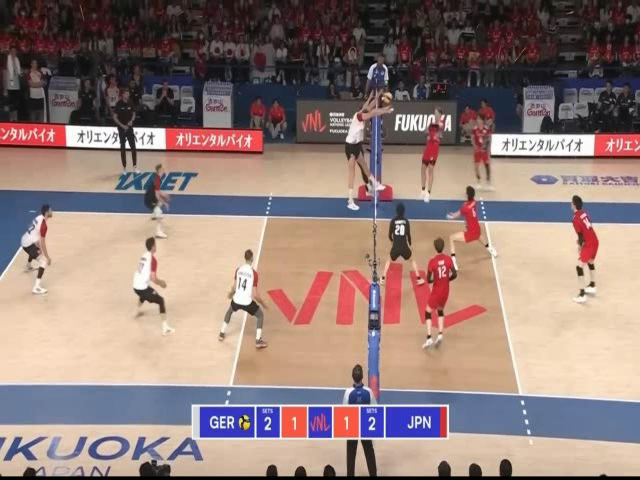
#> input picture frame 13 of output/low_res_video/low_res_clip.mp4, 640 x 480 px
$ jupyter execute low_res_contour.ipynb
#> lines starting #> are read from the running program, lines starting #| are printed output that depends on the picture; after the words box and inside, x2 and y2 are one past the last pixel; in counts of white or black regions, pixels touching at a corner belong together
[cell 1]
import cv2
import numpy as np

video_path = "low_res_clip.mp4"
cap = cv2.VideoCapture(video_path)

if not cap.isOpened():
    raise ValueError("Error opening video file.")

ball_radius_range = (3, 7)
bg_subtractor = cv2.createBackgroundSubtractorMOG2(history=500, varThreshold=30, detectShadows=True)

kalman = cv2.KalmanFilter(4, 2)
kalman.transitionMatrix = np.array([[1, 0, 1, 0],
                                    [0, 1, 0, 1],
                                    [0, 0, 1, 0],
                                    [0, 0, 0, 1]], np.float32)
kalman.measurementMatrix = np.array([[1, 0, 0, 0],
                                     [0, 1, 0, 0]], np.float32)
kalman.processNoiseCov = np.eye(4, dtype=np.float32) * 0.03
kalman.measurementNoiseCov = np.eye(2, dtype=np.float32) * 0.1

lk_params = dict(winSize=(15, 15), maxLevel=2,
                 criteria=(cv2.TERM_CRITERIA_EPS | cv2.TERM_CRITERIA_COUNT, 10, 0.03))

prev_gray = None
prev_points = None

fourcc = cv2.VideoWriter_fourcc(*'XVID')
out = cv2.VideoWriter('volleyball_tracking.avi', fourcc, 30.0,
                      (int(cap.get(3)), int(cap.get(4))))

while cap.isOpened():
    ret, frame = cap.read()
#> frame is the input picture: shape (480, 640, 3); mean B, G, R 122, 127.3, 148.2
    if not ret:
        break

    gray = cv2.cvtColor(frame, cv2.COLOR_BGR2GRAY)
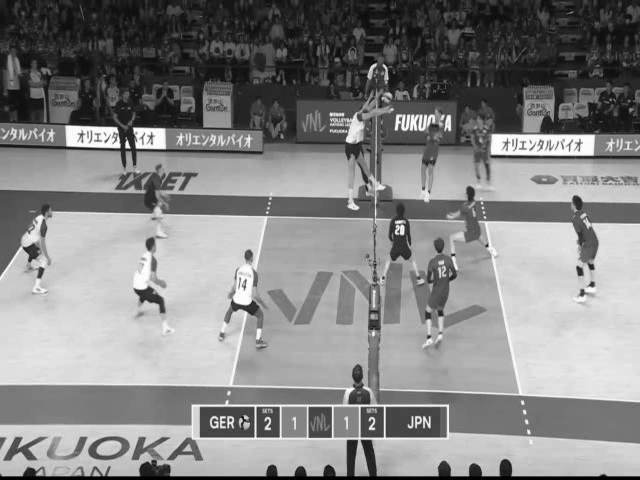
#> gray: shape (480, 640); min 0, max 255, mean 132.9
    gray = cv2.normalize(gray, None, 0, 255, cv2.NORM_MINMAX)
    fg_mask = bg_subtractor.apply(gray)
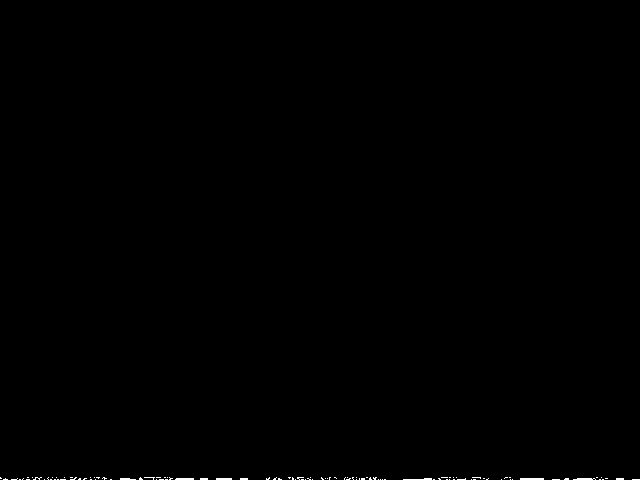
#> fg_mask: shape (480, 640); values 127 (black) and 255 (white), 0.2% white; 107 white regions (101 under 20 px), largest, box (x1, y1, x2, y2) and area: (520, 478, 544, 480) 48, (573, 478, 596, 480) 38, (175, 478, 194, 480) 37, (403, 478, 432, 480) 37, (216, 478, 232, 480) 32, (120, 478, 136, 480) 26
    cv2.imshow("bg_subtractor", fg_mask)
    fg_mask = cv2.medianBlur(fg_mask, 5)
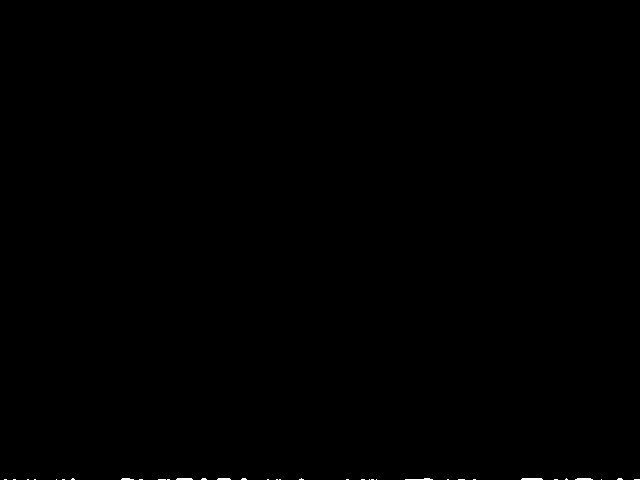
#> fg_mask: shape (480, 640); values 127 (black) and 255 (white), 0.1% white; 35 white regions (29 under 20 px), largest, box (x1, y1, x2, y2) and area: (521, 478, 543, 480) 42, (405, 478, 433, 480) 34, (176, 478, 193, 480) 32, (575, 478, 593, 480) 32, (217, 478, 231, 480) 26, (121, 478, 134, 480) 21
    cv2.imshow("median_blur", fg_mask)
    kernel = cv2.getStructuringElement(cv2.MORPH_ELLIPSE, (10, 10))
    fg_mask = cv2.morphologyEx(fg_mask, cv2.MORPH_CLOSE, kernel)
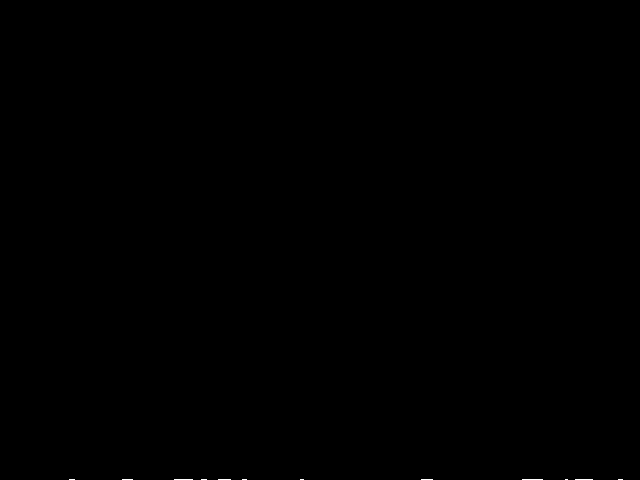
#> fg_mask: shape (480, 640); values 127 (black) and 255 (white), 0.04% white in thin lines or dots, all inside (x1, y1, x2, y2) = (69, 479, 623, 480)
    cv2.imshow("fg_mask_closed", fg_mask)
    cv2.imshow("fg_mask_threshold", fg_mask)

    contours, _ = cv2.findContours(fg_mask, cv2.RETR_EXTERNAL, cv2.CHAIN_APPROX_SIMPLE)
#> contours = [[[0, 0], [0, 479], [639, 479], [639, 0]]]

    for contour in contours:
        area = cv2.contourArea(contour)
        if area > 50:
            cv2.drawContours(frame, [contour], -1, (255, 0, 0), 2)
#> this loop made 1 pass
#> (contour, area) on pass 1: ([[0, 0], [0, 479], [639, 479], [639, 0]], 306081)
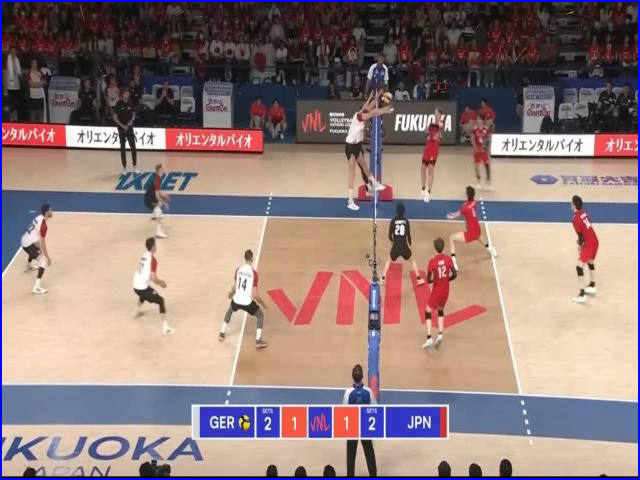
#> frame: shape (480, 640, 3); 1.45% of pixels changed, all inside (x1, y1, x2, y2) = (0, 0, 640, 480)

    detected_ball = None
    for contour in contours:
        area = cv2.contourArea(contour)

        if 50 < area < 500:
            (x, y), radius = cv2.minEnclosingCircle(contour)
            if ball_radius_range[0] < radius < ball_radius_range[1]:
                detected_ball = (int(x), int(y))
                break

    if detected_ball:
        x, y = detected_ball
        measurement = np.array([[np.float32(x)], [np.float32(y)]])
        kalman.correct(measurement)
        prediction = kalman.predict()
        predicted_pos = (int(prediction[0]), int(prediction[1]))

        cv2.circle(frame, (x, y), ball_radius_range[1], (0, 255, 0), 2)
        cv2.circle(frame, predicted_pos, ball_radius_range[1], (0, 0, 255), 2)

    circles = cv2.HoughCircles(fg_mask, cv2.HOUGH_GRADIENT, dp=1.2, minDist=10,
                               param1=10, param2=20, minRadius=ball_radius_range[0], maxRadius=ball_radius_range[1])
#> circles = None

    if circles is not None:
        circles = np.uint16(np.around(circles))[0, :]
        ball_center = (circles[0][0], circles[0][1])

        measurement = np.array([[np.float32(ball_center[0])], [np.float32(ball_center[1])]])
        kalman.correct(measurement)
        prediction = kalman.predict()
        predicted_pos = (int(prediction[0]), int(prediction[1]))

        cv2.circle(frame, ball_center, ball_radius_range[1], (0, 255, 0), 2)
        cv2.circle(frame, predicted_pos, ball_radius_range[1], (0, 0, 255), 2)

        prev_points = np.array([[ball_center]], dtype=np.float32)

    if prev_gray is not None and prev_points is not None:
        next_points, status, _ = cv2.calcOpticalFlowPyrLK(prev_gray, gray, prev_points, None, **lk_params)
        if status[0][0] == 1:
            ball_center = (int(next_points[0][0][0]), int(next_points[0][0][1]))
            cv2.circle(frame, ball_center, ball_radius_range[1], (255, 0, 0), 2)
            prev_points = next_points

    prev_gray = gray.copy()

    out.write(frame)

    cv2.imshow("Ball Tracking", frame)
    if cv2.waitKey(30) & 0xFF == ord('q'):
#> (key q is pressed here)
        break

cap.release()
out.release()
cv2.destroyAllWindows()

$ run again, starting later in the video
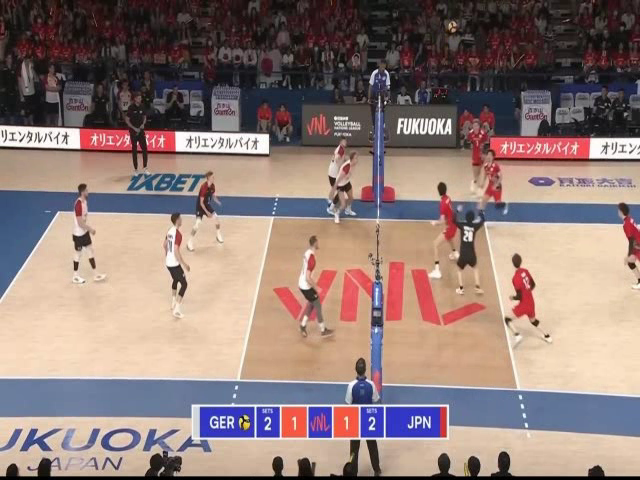
#> input picture frame 58 of output/low_res_video/low_res_clip.mp4, 640 x 480 px
#> frame is the input picture: shape (480, 640, 3); mean B, G, R 120.5, 125.3, 145.3
#> `fg_mask = bg_subtractor.apply(gray)`:
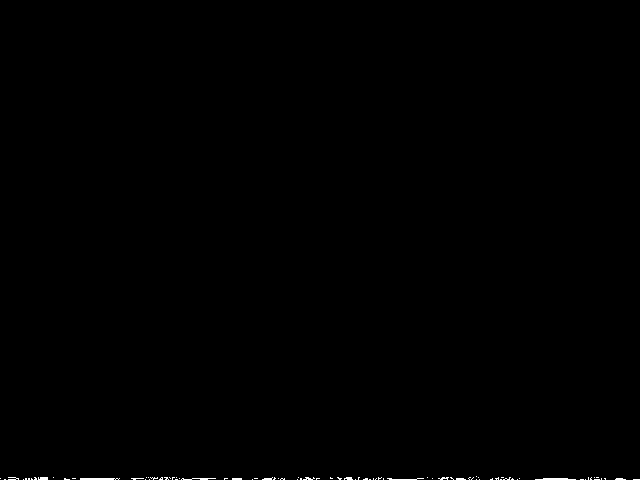
#> fg_mask: shape (480, 640); values 127 (black) and 255 (white), 0.21% white; 83 white regions (74 under 20 px), largest, box (x1, y1, x2, y2) and area: (80, 478, 120, 480) 74, (535, 478, 576, 480) 66, (181, 478, 216, 480) 44
#> contours = [[[0, 0], [0, 479], [639, 479], [639, 0]]]
#> the loop `for contour in contours:` made 1 pass
#> (contour, area) on pass 1: ([[0, 0], [0, 479], [639, 479], [639, 0]], 306081)
#> after the loop `for contour in contours:`:
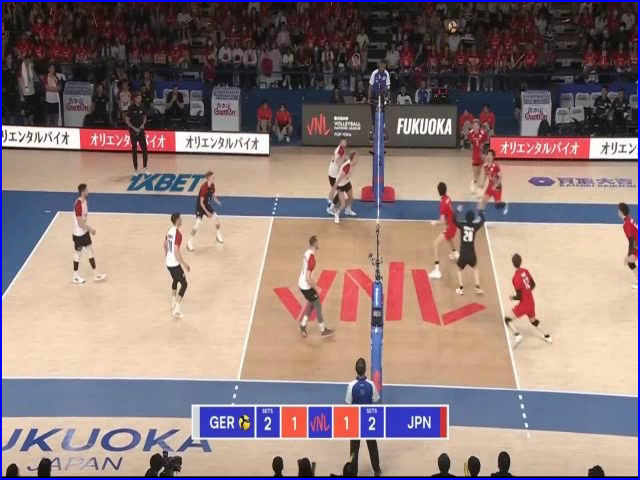
#> frame: shape (480, 640, 3); 1.45% of pixels changed, all inside (x1, y1, x2, y2) = (0, 0, 640, 480)
#> circles = None

$ run again, starting later in the video
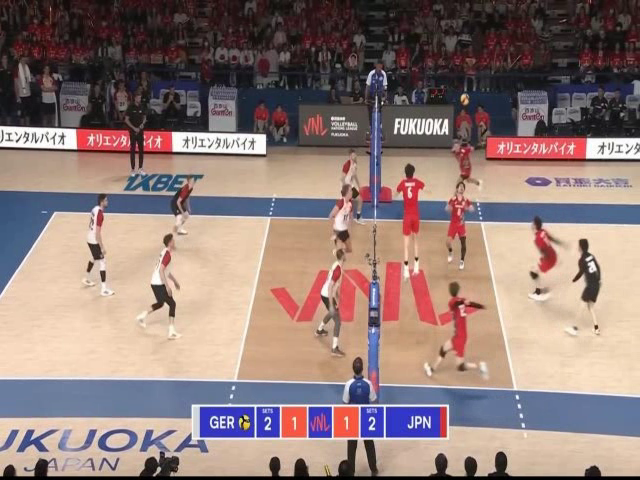
#> input picture frame 104 of output/low_res_video/low_res_clip.mp4, 640 x 480 px
#> frame is the input picture: shape (480, 640, 3); mean B, G, R 120.7, 125, 145.5
#> `fg_mask = bg_subtractor.apply(gray)`:
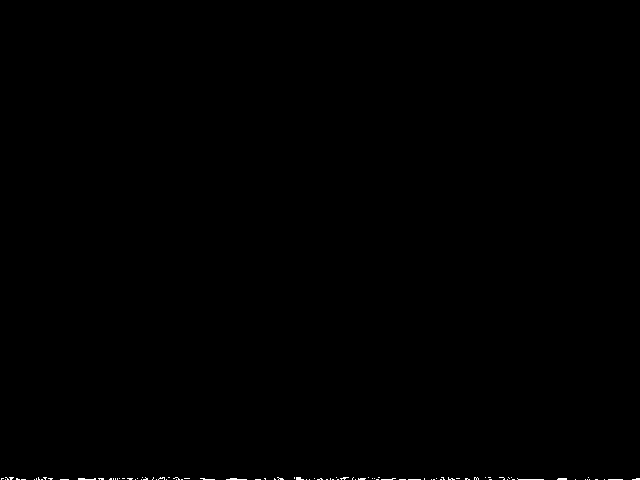
#> fg_mask: shape (480, 640); values 127 (black) and 255 (white), 0.16% white in thin lines or dots, all inside (x1, y1, x2, y2) = (1, 477, 640, 480)
#> contours = [[[0, 0], [0, 479], [639, 479], [639, 0]]]
#> the loop `for contour in contours:` made 1 pass
#> (contour, area) on pass 1: ([[0, 0], [0, 479], [639, 479], [639, 0]], 306081)
#> after the loop `for contour in contours:`:
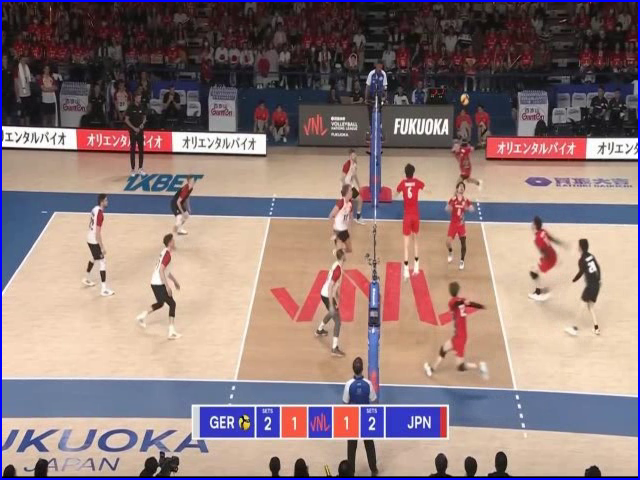
#> frame: shape (480, 640, 3); 1.45% of pixels changed, all inside (x1, y1, x2, y2) = (0, 0, 640, 480)
#> circles = None
